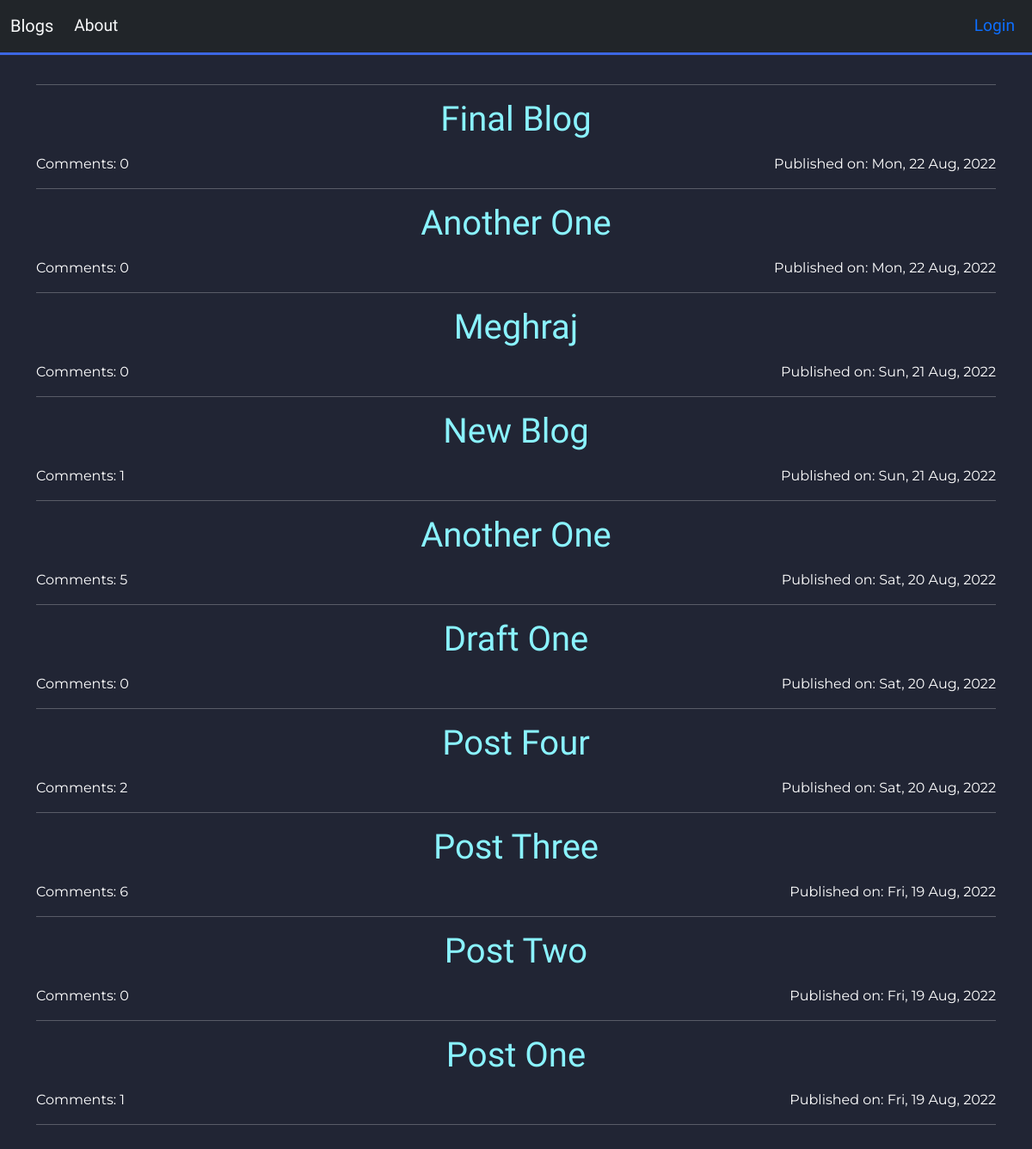
The page / on the database its author committed.
### blog/models.py (models this page shows, shortened)
class Post(models.Model):
    author = models.ForeignKey('auth.user', on_delete=models.CASCADE)
    title = models.CharField(max_length=1000)
    text = models.CharField(max_length=1000)
    create_date = models.DateTimeField(default = timezone.now)
    published_date = models.DateTimeField(blank=True, null=True)
    def approved_comments(self):
        return self.comments.filter(approved = True)

### blog/views.py (the view)
# urls.py: path('', views.PostListView.as_view(), name='post_list'),
class PostListView(ListView):
    model = Post
    def get_queryset(self):
        return Post.objects.filter(published_date__lte=timezone.now()).order_by('-published_date')

### blog/templates/blog/post_list.html (shortened to what this page needs)
{% extends "blog/base.html" %}
{% block content %}
<div class="base">
    <div class="container mt-5">
        <div>
            <hr>
            {% for post in post_list %}
                <div>
                    <div class="text-center mt-3">
                        <a href="{% url 'post_details' pk=post.pk %}"><p class="heading-font display-6">{{ post.title|title }}</p></a>
                    </div>
                    <div class="date" style="float: right;">
                        <p class="postitem">Published on: {{ post.published_date|date:"D, d M, Y" }}</p>
                    </div>
                    <div class="postitem">
                        <p>Comments: {{post.approved_comments.count}}</p>
                    </div>
                </div>
                <hr>
            {% endfor %}
        </div>
    </div>
</div>
<div class="star-field">
<div class="layer"></div>
<div class="layer"></div>
<div class="layer"></div>
{% endblock %}

### blog/templates/blog/base.html (shortened to what this page needs)
<!doctype html>
{% load static %}
<html lang="en">
  <head>
    <link href="https://cdn.jsdelivr.net/npm/bootstrap@5.0.2/dist/css/bootstrap.min.css" rel="stylesheet">
    <link rel="stylesheet" href="//cdn.jsdelivr.net/npm/medium-editor@latest/dist/css/medium-editor.min.css" type="text/css" media="screen" charset="utf-8">
    <link rel="stylesheet" href="{% static 'css/blog_style.css' %}">
  </head>
  <body>
    <nav class="navbar navbar-expand-lg navbar-light bg-dark fixed-top navbar-font">
        <div class="container-fluid">
          <a class="navbar-brand text-light" href="{% url 'post_list' %}"><span class="blogs-btn">Blogs</span></a>
          <div class="collapse navbar-collapse" id="navbarNav">
            <ul class="navbar-nav">
                <li class="nav-item">
                  <a class="nav-link text-light" href="{% url 'about_page' %}"><span class="about-btn">About</span></a>
                </li>
            </ul>
            <ul class="navbar-nav ms-auto">
              {% if user.is_authenticated %}
                <li class="nav-item">
                  <a class="nav-link text-danger" href="{% url 'logout' %}"> Logout - <span class="text-light">{{user}}</span></a>
                </li>
              {% else %}
                <li class="nav-item">
                  <a class="nav-link text-primary" href="{% url 'login' %}">Login</a>
                </li>
              {% endif %}
            </ul>
          </div>
        </div>
      </nav>
                <div class="blog_posts">
                    {% block content %}
                    {% endblock %}
                </div>
  </body>
</html>

### blog/static/css/blog_style.css (style rules this page uses)
html { scroll-behavior: smooth; }
body { padding-top: 50px; }
a { color: #3c67e3; text-decoration: none; }
.date { float: left; }
.postitem { font-family: 'Montserrat', sans-serif; }
.base { color: white; background: #212534; animation: gradient 3s ease infinite; background-size: 400% 400%; overflow: auto; padding-bottom: 100px; height: calc(100vh - 50px); }
.heading-font { font-family: 'Aboreto', cursive; color: #8AF3FF; display: inline-block; }
.navbar-font { font-family: 'Source Sans Pro', sans-serif; font-size: 120%; border-bottom-style: solid; border-bottom-color: #3c67e3; border-bottom-width: 3px; }
.star-field { position: fixed; top: 0; left: 0; width: 100%; height: 100%; perspective: 600px; -webkit-perspective: 600px; z-index: -1; }
.star-field .layer { box-shadow: -411px -476px #cccccc, 777px -407px #d4d4d4, -387px -477px #fcfcfc, -91px -235px #d4d4d4, 491px -460px #f7f7f7, 892px -128px #f7f7f7, 758px -277px #ededed, 596px 378px #cccccc, 647px 423px whitesmoke, 183px 389px #c7c7c7, 524px -237px #f0f0f0, 679px -535px #e3e3e3, 158px 399px #ededed, 157px 249px #ededed, 81px -450px #ebebeb, 719px -360px #c2c2c2, -499px 473px #e8e8e8, -158px -349px #d4d4d4, 870px -134px #cfcfcf, 446px 404px #c2c2c2, 440px 490px #d4d4d4, 414px 507px #e6e6e6, -12px 246px #fcfcfc, -384px 369px #e3e3e3, 641px -413px #fcfcfc, 822px 516px #dbdbdb, 449px 132px #c2c2c2, 727px 146px #f7f7f7, -315px -488px #e6e6e6, 952px -70px #e3e3e3, -869px -29px #dbdbdb, 502px 80px #dedede, 764px 342px #e0e0e0, -150px -380px #dbdbdb, 654px -426px #e3e3e3, -325px -263px #c2c2c2, 755px -447px #c7c7c7, 729px -177px #c2c2c2, -682px -391px #e6e6e6, 554px -176px #ededed, -85px -428px #d9d9d9, 714px 55px #e8e8e8, 359px -285px #cfcfcf, -362px -508px #dedede, 468px -265px #fcfcfc, 74px -500px #c7c7c7, -514px 383px #dbdbdb, 730px -92px #cfcfcf, -112px 287px #c9c9c9, -853px 79px #d6d6d6, 828px 475px #d6d6d6, -681px 13px #fafafa, -176px 209px #f0f0f0, 758px 457px #fafafa, -383px -454px #ededed, 813px 179px #d1d1d1, 608px 98px whitesmoke, -860px -65px #c4c4c4, -572px 272px #f7f7f7, 459px 533px #fcfcfc, 624px -481px #e6e6e6, 790px 477px #dedede, 731px -403px #ededed, 70px -534px #cccccc, -23px 510px #cfcfcf, -652px -237px whitesmoke, -690px 367px #d1d1d1, 810px 536px #d1d1d1, 774px 293px #c9c9c9, -362px 97px #c2c2c2, 563px 47px #dedede, 313px 475px #e0e0e0, 839px -491px #e3e3e3, -217px 377px #d4d4d4, -581px 239px #c2c2c2, -857px 72px #cccccc, -23px 340px #dedede, -837px 246px white, 170px -502px #cfcfcf, 822px -443px #e0e0e0, 795px 497px #e0e0e0, -814px -337px #cfcfcf, 206px -339px #f2f2f2, -779px 108px #e6e6e6, 808px 2px #d4d4d4, 665px 41px #d4d4d4, -564px 64px #cccccc, -380px 74px #cfcfcf, -369px -60px #f7f7f7, 47px -495px #e3e3e3, -383px 368px #f7f7f7, 419px 288px #d1d1d1, -598px -50px #c2c2c2, -833px 187px #c4c4c4, 378px 325px whitesmoke, -703px 375px #d6d6d6, 392px 520px #d9d9d9, -492px -60px #c4c4c4, 759px 288px #ebebeb, 98px -412px #c4c4c4, -911px -277px #c9c9c9; transform-style: preserve-3d; position: absolute; top: 50%; left: 50%; height: 4px; width: 4px; border-radius: 2px; }
.star-field .layer:nth-child(1) { animation: sf-fly-by-1 5s linear infinite; }
.star-field .layer:nth-child(2) { animation: sf-fly-by-2 5s linear infinite; }
.star-field .layer:nth-child(3) { animation: sf-fly-by-3 5s linear infinite; }

### rows shown on the page
Post: title "Final Blog", published_date "Mon, 22 Aug, 2022", approved_comments.count "0"
Post: title "Another One", published_date "Mon, 22 Aug, 2022", approved_comments.count "0"
Post: title "Meghraj", published_date "Sun, 21 Aug, 2022", approved_comments.count "0"
Post: title "New Blog", published_date "Sun, 21 Aug, 2022", approved_comments.count "1"
Post: title "Another One", published_date "Sat, 20 Aug, 2022", approved_comments.count "5"
Post: title "Draft One", published_date "Sat, 20 Aug, 2022", approved_comments.count "0"
Post: title "Post Four", published_date "Sat, 20 Aug, 2022", approved_comments.count "2"
Post: title "Post Three", published_date "Fri, 19 Aug, 2022", approved_comments.count "6"
Post: title "Post Two", published_date "Fri, 19 Aug, 2022", approved_comments.count "0"
Post: title "Post One", published_date "Fri, 19 Aug, 2022", approved_comments.count "1"
